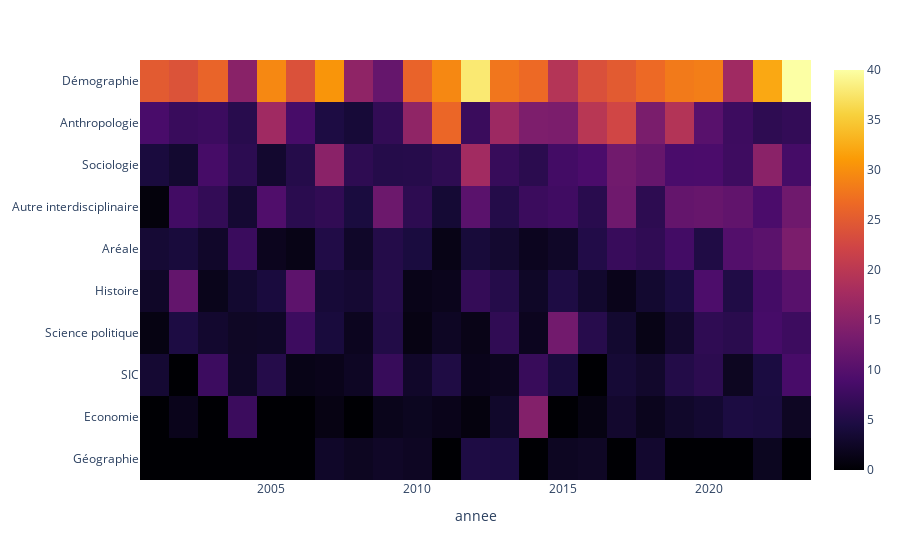

The code cell stored with this chart in its notebook:
### Markdown cell above
# Heatmap

### Code cell
dfprime = dfPlot.set_index("annee")
dfprime = dfprime.drop(["Genre", "Toutes", "Toutes sauf Genre"], axis = 1)
dfprime = dfprime.T
dfprime["mean"] = dfprime.mean(axis=1)
px.imshow(dfprime.sort_values("mean", ascending=False).drop("mean", axis=1),
          color_continuous_scale='inferno')

### Figure 1 — Plotly figure (JSON) as saved in the notebook; plotly's stock layout.template omitted (floating-point values rounded to 4 significant figures; data arrays with more than 128 entries replaced by an {"elided": "..."} marker saying what was removed)
{"data": [{"coloraxis": "coloraxis", "hovertemplate": "annee: %{x}<br>y: %{y}<br>color: %{z}<extra></extra>", "name": "0", "type": "heatmap", "x": [2001, 2002, 2003, 2004, 2005, 2006, 2007, 2008, 2009, 2010, 2011, 2012, 2013, 2014, 2015, 2016, 2017, 2018, 2019, 2020, 2021, 2022, 2023], "xaxis": "x", "y": ["Démographie", "Anthropologie", "Sociologie", "Autre interdisciplinaire", "Aréale", "Histoire", "Science politique", "SIC", "Economie", "Géographie"], "yaxis": "y", "z": {"elided": "10x23 float values"}}], "layout": {"coloraxis": {"colorscale": [[0, "#000004"], [0.1111, "#1b0c41"], [0.2222, "#4a0c6b"], [0.3333, "#781c6d"], [0.4444, "#a52c60"], [0.5556, "#cf4446"], [0.6667, "#ed6925"], [0.7778, "#fb9b06"], [0.8889, "#f7d13d"], [1, "#fcffa4"]]}, "margin": {"t": 60}, "xaxis": {"anchor": "y", "constrain": "domain", "domain": [0, 1], "scaleanchor": "y", "title": {"text": "annee"}}, "yaxis": {"anchor": "x", "autorange": "reversed", "constrain": "domain", "domain": [0, 1]}}}
